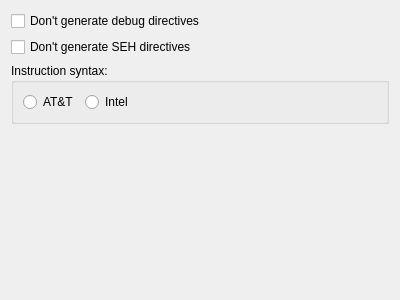
<?xml version="1.0" encoding="UTF-8"?>
<ui version="4.0">
 <class>LanguageAsmGenerationWidget</class>
 <widget class="QWidget" name="LanguageAsmGenerationWidget">
  <property name="geometry">
   <rect>
    <x>0</x>
    <y>0</y>
    <width>400</width>
    <height>300</height>
   </rect>
  </property>
  <property name="windowTitle">
   <string>Form</string>
  </property>
  <layout class="QVBoxLayout" name="verticalLayout">
   <item>
    <widget class="QCheckBox" name="chkNoDebugDirectives">
     <property name="text">
      <string>Don't generate debug directives</string>
     </property>
    </widget>
   </item>
   <item>
    <widget class="QCheckBox" name="chkNoSEHDirectives">
     <property name="text">
      <string>Don't generate SEH directives </string>
     </property>
    </widget>
   </item>
   <item>
    <widget class="QGroupBox" name="grpX86Syntax">
     <property name="title">
      <string>Instruction syntax:</string>
     </property>
     <layout class="QHBoxLayout" name="horizontalLayout">
      <item>
       <widget class="QRadioButton" name="rbATT">
        <property name="text">
         <string>AT&amp;&amp;T</string>
        </property>
       </widget>
      </item>
      <item>
       <widget class="QRadioButton" name="rbIntel">
        <property name="text">
         <string>Intel</string>
        </property>
       </widget>
      </item>
      <item>
       <spacer name="horizontalSpacer">
        <property name="orientation">
         <enum>Qt::Horizontal</enum>
        </property>
        <property name="sizeHint" stdset="0">
         <size>
          <width>40</width>
          <height>20</height>
         </size>
        </property>
       </spacer>
      </item>
     </layout>
    </widget>
   </item>
   <item>
    <spacer name="verticalSpacer">
     <property name="orientation">
      <enum>Qt::Vertical</enum>
     </property>
     <property name="sizeHint" stdset="0">
      <size>
       <width>20</width>
       <height>40</height>
      </size>
     </property>
    </spacer>
   </item>
  </layout>
 </widget>
 <resources/>
 <connections/>
</ui>
